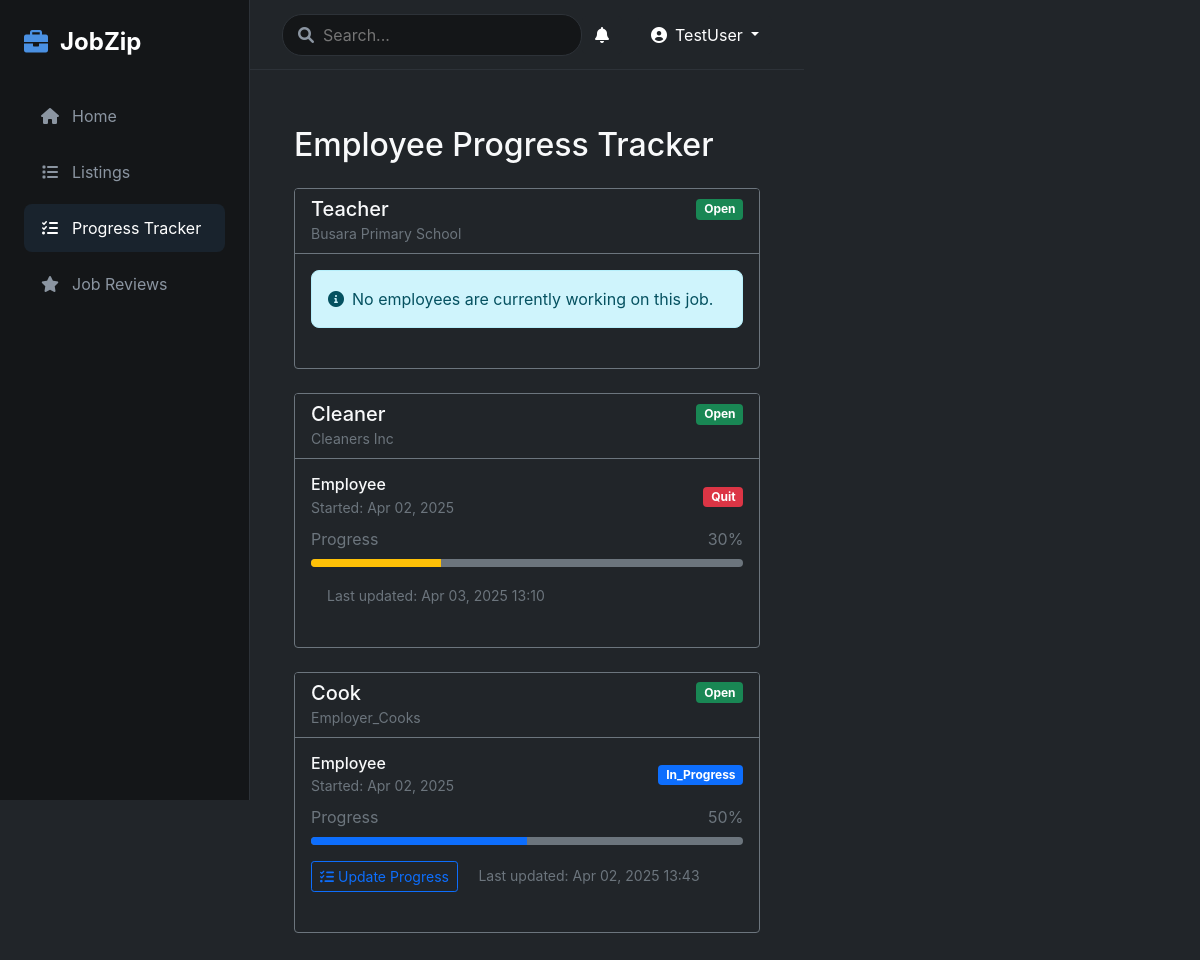
Page /progress-tracker/ (signed in) on the committed database.
### jobs/models.py (models this page shows, shortened)
class User(AbstractUser):
    USER_TYPE_CHOICES = (
        ('employer', 'Employer'),
        ('employee', 'Employee'),
    )
    user_type = models.CharField(max_length=10, choices=USER_TYPE_CHOICES, default='employee')
    profile_picture = models.ImageField(upload_to='profile_pics/', null=True, blank=True)
    location = models.CharField(max_length=100, null=True, blank=True)
    bio = models.TextField(null=True, blank=True)
    date_joined = models.DateTimeField(default=timezone.now)

class Job(models.Model):
    STATUS_CHOICES = (
        ('open', 'Open'),
        ('closed', 'Closed'),
    )
    employer = models.ForeignKey(User, on_delete=models.CASCADE, related_name='posted_jobs')
    title = models.CharField(max_length=200)
    description = models.TextField()
    location = models.CharField(max_length=100)
    duration = models.CharField(max_length=50)
    company = models.CharField(max_length=200)
    salary = models.CharField(max_length=100, help_text="e.g., $50,000/year or $25/hour", null=True, blank=True)
    employees_required = models.IntegerField()
    deadline = models.DateTimeField()
    created_at = models.DateTimeField(auto_now_add=True)
    status = models.CharField(max_length=10, choices=STATUS_CHOICES, default='open')
    company_pictures = models.ManyToManyField('CompanyPicture')

class JobEnrollment(models.Model):
    STATUS_CHOICES = (
        ('pending', 'Pending'),
        ('accepted', 'Accepted'),
        ('in_progress', 'In Progress'),
        ('completed', 'Completed'),
        ('quit', 'Quit')
    )
    job = models.ForeignKey(Job, on_delete=models.CASCADE)
    employee = models.ForeignKey(User, on_delete=models.CASCADE)
    status = models.CharField(max_length=20, choices=STATUS_CHOICES, default='pending')
    progress = models.IntegerField(default=0)  # Progress percentage (0-100)
    enrolled_at = models.DateTimeField(auto_now_add=True)
    completed_at = models.DateTimeField(null=True, blank=True)
    last_updated = models.DateTimeField(auto_now=True)

### jobs/views.py (the view)
# urls.py: path('progress-tracker/', views.progress_tracker, name='progress_tracker'),
@login_required
def progress_tracker(request):
    if request.user.user_type != 'employer':
        return redirect('home')
    jobs = Job.objects.filter(employer=request.user).prefetch_related(
        'jobenrollment_set',
        'jobenrollment_set__employee'
    ).order_by('-created_at')
    for job in jobs:
        job.enrollments = job.jobenrollment_set.all().order_by('-enrolled_at')
    return render(request, 'jobs/progress_tracker.html', {'jobs': jobs})

### jobs/templates/jobs/progress_tracker.html (shortened to what this page needs)
{% extends 'jobs/base.html' %}
{% load static %}
{% block content %}
<div class="container-fluid py-4">
    <h2 class="mb-4">Employee Progress Tracker</h2>
    {% if jobs %}
    {% for job in jobs %}
    <div class="card bg-dark border-secondary mb-4">
        <div class="card-header bg-dark border-secondary">
            <div class="d-flex justify-content-between align-items-center">
                <h5 class="card-title mb-0">{{ job.title }}</h5>
                <span class="badge {% if job.status == 'open' %}bg-success{% else %}bg-secondary{% endif %}">
                    {{ job.status|title }}
                </span>
            </div>
            <small class="text-muted">{{ job.company }}</small>
        </div>
        <div class="card-body">
            <div class="enrollments">
                {% for enrollment in job.enrollments %}
                <div class="employee-progress mb-4">
                    <div class="d-flex justify-content-between align-items-center mb-2">
                        <div>
                            <h6 class="mb-0">{{ enrollment.employee.username }}</h6>
                            <small class="text-muted">Started: {{ enrollment.enrolled_at|date:"M d, Y" }}</small>
                        </div>
                        <span class="badge {% if enrollment.status == 'completed' %}bg-success{% elif enrollment.status == 'in_progress' %}bg-primary{% elif enrollment.status == 'quit' %}bg-danger{% else %}bg-warning{% endif %}">
                            {{ enrollment.status|title }}
                        </span>
                    </div>
                    <div class="progress-section">
                        <div class="d-flex justify-content-between align-items-center mb-2">
                            <span class="text-muted">Progress</span>
                            <span class="text-muted" id="progress-{{ enrollment.id }}">{{ enrollment.progress }}%</span>
                        </div>
                        <div class="progress bg-secondary" style="height: 8px;">
                            <div class="progress-bar {% if enrollment.status == 'completed' %}bg-success{% elif enrollment.status == 'in_progress' %}bg-primary{% else %}bg-warning{% endif %}"
                                 style="width: {{ enrollment.progress }}%"
                                 role="progressbar"
                                 aria-valuenow="{{ enrollment.progress }}"
                                 aria-valuemin="0"
                                 aria-valuemax="100">
                            </div>
                        </div>
                        <div class="mt-3">
                            {% if enrollment.status != 'completed' and enrollment.status != 'quit' %}
                            <button type="button" class="btn btn-outline-primary btn-sm" onclick="updateProgress({{ enrollment.id }})">
                                <i class="fas fa-tasks me-1"></i>Update Progress
                            </button>
                            {% endif %}
                            <small class="text-muted ms-3">Last updated: {{ enrollment.last_updated|date:"M d, Y H:i" }}</small>
                        </div>
                    </div>
                </div>
                {% empty %}
                <div class="alert alert-info">
                    <i class="fas fa-info-circle me-2"></i>No employees are currently working on this job.
                </div>
                {% endfor %}
            </div>
        </div>
    </div>
    {% endfor %}
    {% else %}
    <div class="alert alert-info">
        <i class="fas fa-info-circle me-2"></i>You haven't posted any jobs yet. Post a job to start tracking employee progress!
    </div>
    {% endif %}
</div>
{% endblock %}

### jobs/templates/jobs/base.html (shortened to what this page needs)
<!DOCTYPE html>
<html lang="en">
<head>
    <link href="https://cdn.jsdelivr.net/npm/bootstrap@5.1.3/dist/css/bootstrap.min.css" rel="stylesheet">
    <link rel="stylesheet" href="https://cdnjs.cloudflare.com/ajax/libs/font-awesome/6.0.0/css/all.min.css">
    {% load static %}
    <link rel="stylesheet" href="{% static 'css/style.css' %}">
</head>
<body class="bg-dark text-light">
    <div class="d-flex">
        <div class="sidebar bg-darker">
            <div class="logo-container">
                <i class="fas fa-briefcase app-icon"></i>
                <span class="app-title">JobZip</span>
            </div>
            <nav>
                <ul class="nav flex-column">
                    <li class="nav-item">
                        <a href="{% url 'home' %}" class="nav-link {% if request.resolver_match.url_name == 'home' %}active{% endif %}">
                            <i class="fas fa-home"></i> Home
                        </a>
                    </li>
                    {% if user.user_type == 'employer' %}
                    <li class="nav-item">
                        <a href="{% url 'listings' %}" class="nav-link {% if request.resolver_match.url_name == 'listings' %}active{% endif %}">
                            <i class="fas fa-list"></i> Listings
                        </a>
                    </li>
                    <li class="nav-item">
                        <a href="{% url 'progress_tracker' %}" class="nav-link {% if request.resolver_match.url_name == 'progress_tracker' %}active{% endif %}">
                            <i class="fas fa-tasks"></i> Progress Tracker
                        </a>
                    </li>
                    {% endif %}
                    <li class="nav-item">
                        <a href="{% url 'job_reviews' %}" class="nav-link {% if request.resolver_match.url_name == 'job_reviews' %}active{% endif %}">
                            <i class="fas fa-star"></i> Job Reviews
                        </a>
                    </li>
                </ul>
            </nav>
        </div>
        <div class="main-content">
            <header class="header bg-darker">
                <div class="search-container">
                    <i class="fas fa-search search-icon"></i>
                    <input type="text" class="search-input" placeholder="Search...">
                </div>
                <div class="header-right">
                    <div class="notifications dropdown">
                        <button class="btn btn-dark position-relative" data-bs-toggle="dropdown">
                            <i class="fas fa-bell"></i>
                        </button>
                    </div>
                    {% if user.is_authenticated %}
                    <div class="dropdown">
                        <button class="btn btn-dark dropdown-toggle" type="button" id="userMenu" data-bs-toggle="dropdown">
                            <i class="fas fa-user-circle me-2"></i>{{ user.username }}
                        </button>
                    </div>
                    {% else %}
                    <a href="{% url 'login' %}" class="btn btn-primary">
                        <i class="fas fa-sign-in-alt me-2"></i>Login
                    </a>
                    {% endif %}
                </div>
            </header>
            <main class="content-area">
                {% block content %}{% endblock %}
            </main>
        </div>
    </div>
</body>
</html>

### static/css/style.css (style rules this page uses)
:root { --dark-bg: #1a1d21; --darker-bg: #141618; --primary-color: #4a90e2; --secondary-color: #6c757d; --text-light: #ffffff; --text-muted: #8b95a1; --border-color: #2d3238; }
body { background-color: var(--dark-bg); color: var(--text-light); font-family: 'Inter', sans-serif; }
.sidebar { width: 250px; height: 100vh; position: fixed; background-color: var(--darker-bg); padding: 1.5rem; border-right: 1px solid var(--border-color); }
.logo-container { display: flex; align-items: center; margin-bottom: 2rem; }
.app-icon { font-size: 1.5rem; color: var(--primary-color); margin-right: 0.75rem; }
.app-title { font-size: 1.5rem; font-weight: bold; color: var(--text-light); }
.nav-link { color: var(--text-muted); padding: 0.75rem 1rem; margin-bottom: 0.5rem; border-radius: 8px; display: flex; align-items: center; position: relative; }
.nav-link i { margin-right: 0.75rem; width: 20px; text-align: center; }
.nav-link:hover, .nav-link.active { color: var(--text-light); background-color: rgba(74, 144, 226, 0.1); }
.main-content { margin-left: 250px; min-height: 100vh; }
.header { height: 70px; padding: 1rem 2rem; display: flex; align-items: center; justify-content: space-between; border-bottom: 1px solid var(--border-color); }
.search-container { position: relative; width: 300px; }
.search-icon { position: absolute; left: 1rem; top: 50%; transform: translateY(-50%); color: var(--text-muted); }
.search-input { width: 100%; padding: 0.5rem 1rem 0.5rem 2.5rem; border-radius: 20px; border: 1px solid var(--border-color); background-color: var(--darker-bg); color: var(--text-light); }
.header-right { display: flex; align-items: center; gap: 1rem; }
.content-area { padding: 2rem; }
.alert { border-radius: 8px; margin-bottom: 1.5rem; }
.btn { transition: all 0.2s ease-in-out; }
.card { transition: transform 0.2s ease-in-out, box-shadow 0.2s ease-in-out; }

### rows in the picture
User: username "TestUser"
Job: title "Teacher", status "Open", company "Busara Primary School"
Job: title "Cleaner", status "Open", company "Cleaners Inc"
JobEnrollment: employee.username "Employee", enrolled_at "Apr 02, 2025", status "Quit", progress "30", last_updated "Apr 03, 2025 13:10"
Job: title "Cook", status "Open", company "Employer_Cooks"
JobEnrollment: employee.username "Employee", enrolled_at "Apr 02, 2025", status "In_Progress", progress "50", last_updated "Apr 02, 2025 13:43"
